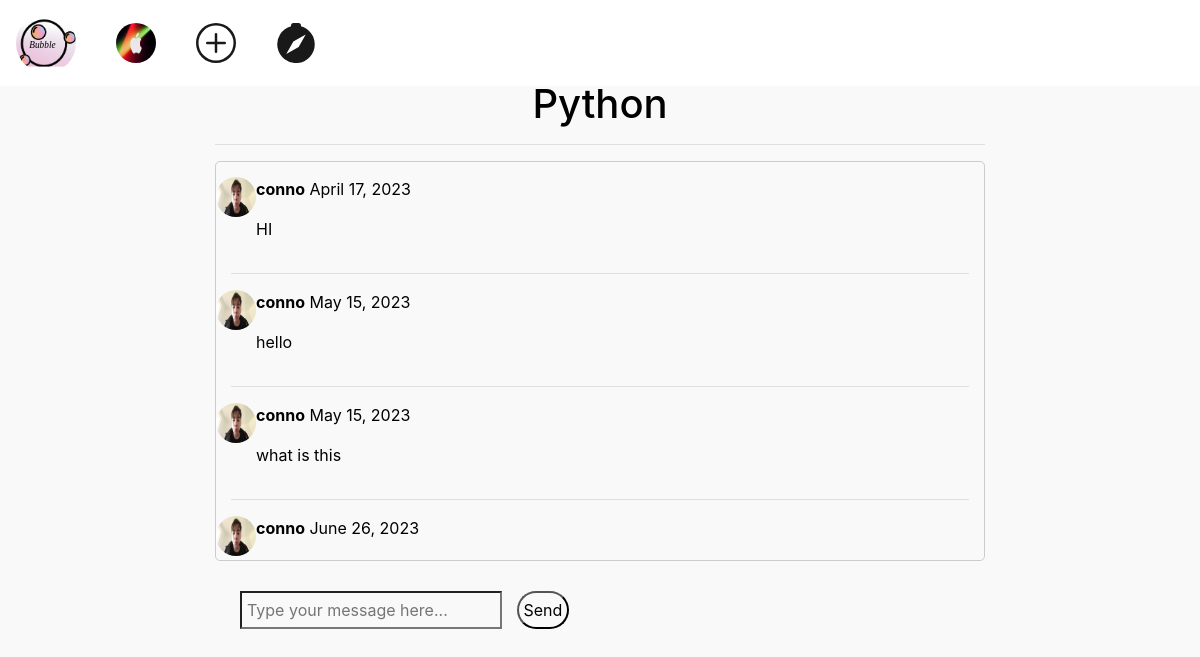
The app's page /chat-room/1/ with its own data.
### base/models.py (models this page shows, shortened)
class ChatRoom(models.Model):
    name = models.CharField(max_length=100)
    description = models.TextField()
    image = models.ImageField(upload_to='chatroom_images/')
    is_private = models.BooleanField(default=False)
    owner = models.ForeignKey(User, on_delete=models.CASCADE)

class ChatMessage(models.Model):
    chat_room = models.ForeignKey(ChatRoom, on_delete=models.CASCADE,related_name='messages')
    user = models.ForeignKey(User, on_delete=models.CASCADE)
    content = models.TextField()
    timestamp = models.DateTimeField(auto_now_add=True)

class UserProfile(models.Model):
    user = models.OneToOneField(User, on_delete=models.CASCADE)
    profile_image = models.ImageField(upload_to='profile_images/', default='default.png')
    bio = models.TextField(blank=True, null=True)
    relationship_status = models.CharField(max_length=100, blank=True, null=True)
    followers = models.ManyToManyField(User, related_name='followers', blank=True)
    friends = models.ManyToManyField(User, related_name='friends', blank=True)

### base/views.py (the view, shortened to what this page needs)
# urls.py: path('chat-room/<int:chat_room_id>/', views.chat_room, name='chat-room'),
def chat_room(request, chat_room_id):
    chat_room = get_object_or_404(ChatRoom, pk=chat_room_id)
    messages = ChatMessage.objects.filter(chat_room=chat_room).order_by('timestamp')
    form = MessageForm()
    return render(request, 'chat_room.html', {'chat_room': chat_room, 'messages': messages, 'form': form})

### base/forms.py
class MessageForm(forms.ModelForm):
    class Meta:
        model = ChatMessage
        fields = ['content']

### templates/chat_room.html (shortened to what this page needs)
{% extends 'base.html' %}
{% load static %}
{% block content %}
  <link rel="stylesheet" href="{% static 'style.css' %}">
  <body class="theme-test" style="padding-top: 80px;">
    <nav
      class="navbar navbar-expand-lg navbar-light fixed-top "
      style="display: flex"
    >
      <a class="navbar-brand" href="/" style="margin-right: 20px">
        <img
          src="{% static 'img/logo.svg' %}"
          width="60"
          height="60"
          class="d-inline-block align-top rounded-circle"
          alt="Logo"
        />
      </a>
      <a
        class="navbar-brand"
        href=""
        style="margin-left: 20px; margin-right: 20px"
      >
        <img
          alt="Joined rooms"
          src="{% static 'img/apple2.jfif' %}"
          width="40"
          height="40"
          class="d-inline-block align-top rounded-circle"
          alt=""
        />
      </a>
      <a
        class="navbar-brand"
        href="#"
        style="margin-left: 20px; margin-right: 20px"
      >
      </a>
      <a class="navbar-brand" href="/rooms.html" style="margin-left: 20px">
        <svg
          xmlns="http://www.w3.org/2000/svg"
          width="40"
          height="40"
          fill="currentColor"
          class="bi bi-compass-fill"
          viewBox="0 0 16 16"
        >
          <path
            d="M15.5 8.516a7.5 7.5 0 1 1-9.462-7.24A1 1 0 0 1 7 0h2a1 1 0 0 1 .962 1.276 7.503 7.503 0 0 1 5.538 7.24zm-3.61-3.905L6.94 7.439 4.11 12.39l4.95-2.828 2.828-4.95z"
          />
        </svg>
      </a>
    </nav>
    <div class="container">
      <h1>{{ chat_room.name }}</h1>
      <hr />
      <div class="messages-container">
        {% for message in messages %}
          <div class="row">
            <img src="{{ message.user.userprofile.profile_image.url }}" alt="User Profile Image" class="profile-img rounded-circle" style="width: 40px; height: 40px" />
            <div class="message-content">
              <p>
                <strong>{{ message.user.username }}</strong>
                <span class="date">{{ message.timestamp|date:"F j, Y" }}</span>
              </p>
              <p>{{ message.content }}</p>
            </div>
          </div>
          <hr>
        {% empty %}
          <p>No messages in this chat room.</p>
          <hr>
        {% endfor %}
      </div>
      <div class="container">
        <div class="text-bar">
          <form method="post">
            <input class="search" style="background-color: var(--search);" type="text" name="{{ form.content.name }}" placeholder="Type your message here..." />
            <button class='search' style="background-color: var(--search); color: black;" type="submit">Send</button>
          </form>
        </div>
      </div>
  </body>
{% endblock %}

### templates/base.html (shortened to what this page needs)
<!DOCTYPE html>
<html>
  <head>
    {% load static %}
    <link rel="stylesheet" href="{% static 'color.css' %}" />
    <link
      rel="stylesheet"
      href="https://cdn.jsdelivr.net/npm/bootstrap-icons@1.3.0/font/bootstrap-icons.css"
    />
    <link
      rel="stylesheet"
      href="https://stackpath.bootstrapcdn.com/bootstrap/4.3.1/css/bootstrap.min.css"
    />
    <link
      rel="stylesheet"
      href="https://cdnjs.cloudflare.com/ajax/libs/font-awesome/5.15.3/css/all.min.css"
    />
  </head>
  <body>
    {% block content %}{% endblock %}
  </body>
</html>

### static/color.css (style rules this page uses)
:root, :root.light { --navbar-theme: #ffffff; --content-theme: #f9f9f9; --sidebar-theme: #ffffff; --icon-shading: #f9f9f9; --text-color: #010001; }
.theme-test { margin: 0; background-color: var(--content-theme); background-image: var(--bg-url); color: var(--text-color); }
.navbar { background-color: var(--navbar-theme); }
h1 { text-align: center; font-weight: normal; }

### static/style.css (style rules this page uses)
body { position: relative; margin: 0; }
.container { max-width: 800px; margin: 0 auto; }
.text-bar { display: flex; width: 100%; padding: 10px; box-sizing: border-box; border-radius: 20px; }
.text-bar input[type="text"] { flex-grow: 1; padding: 5px; }
.text-bar button { padding: 5px; border-radius: 20px; }

### templates/chat_room.html (style rules this page uses)
.text-bar { display: flex; align-items: center; flex-grow:1; justify-content: space-between; width:100%; height: 50%; }
.text-bar input { flex-grow: 1; margin-right: 10px; }
.messages-container { height: 400px; overflow-y: scroll; border: 1px solid #ccc; padding: 15px; margin-bottom: 20px; border-radius: 5px; }

### records on screen
ChatRoom: name "Python"
ChatMessage: user.userprofile.profile_image (picture), user.username "conno", timestamp "April 17, 2023", content "HI"
ChatMessage: user.userprofile.profile_image (picture), user.username "conno", timestamp "May 15, 2023", content "hello"
ChatMessage: user.userprofile.profile_image (picture), user.username "conno", timestamp "May 15, 2023", content "what is this"
ChatMessage: user.userprofile.profile_image (picture), user.username "conno", timestamp "June 26, 2023"
